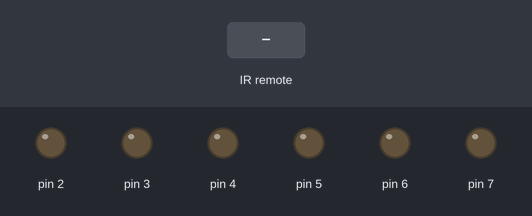
A sketch run on a simulated Arduino Uno, built with avr-gcc and run on an emulated ATmega328P. Shown: output pins drawn as LEDs (lit = HIGH). The inputs (shaded band) are chosen by the test bench.

Above: at 1.2 s.
1.3 s: infrared code 0x810 received
At 2.1 s:
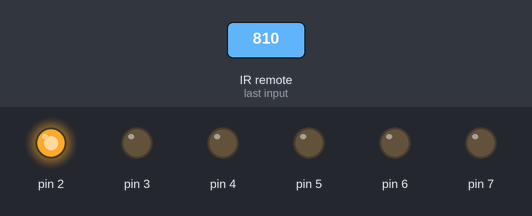
3.8 s: infrared code 0x410 received
At 4.4 s:
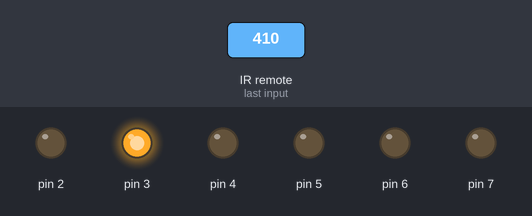
6.3 s: infrared code 0xC10 received
At 7.1 s:
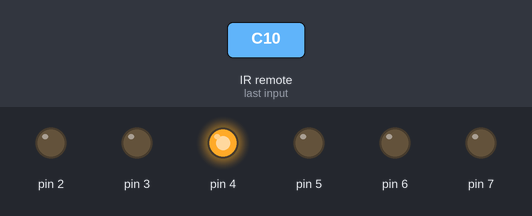
8.8 s: infrared code 0x210 received
At 9.4 s:
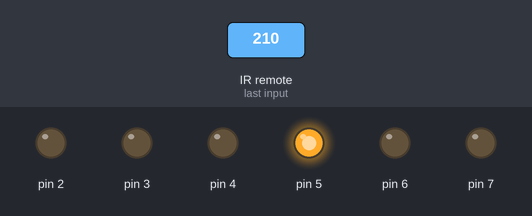
11.3 s: infrared code 0xA10 received
At 12.1 s:
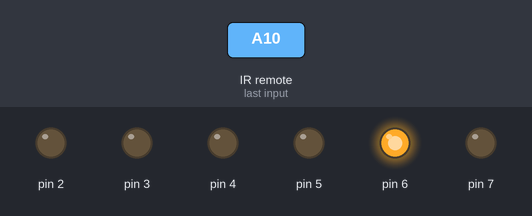
13.8 s: infrared code 0x610 received
At 14.4 s:
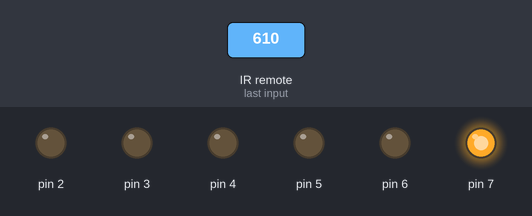
Timing chart, 0 to 16.8 s (numbered marks = the images above; inputs shaded):
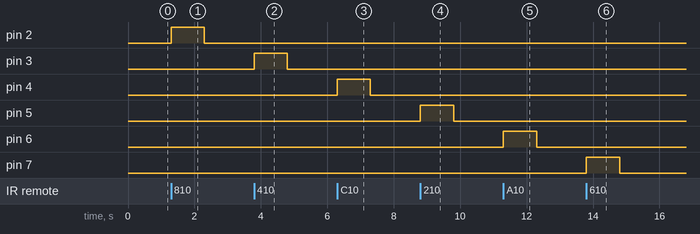

Measured:
- after the input at 1.3 s, pin 2: LOW → HIGH at once, → LOW 1.0 s later
- after the input at 3.8 s, pin 3: LOW → HIGH at once, → LOW 1.0 s later
- after the input at 6.3 s, pin 4: LOW → HIGH at once, → LOW 1.0 s later
- after the input at 8.8 s, pin 5: LOW → HIGH at once, → LOW 1.0 s later
- after the input at 11.3 s, pin 6: LOW → HIGH at once, → LOW 1.0 s later
- after the input at 13.8 s, pin 7: LOW → HIGH at once, → LOW 1.0 s later

The sketch:

ir_remote_controlled_arduino.ino
```cpp
// Project 50 – Creating an IR Remote Control Arduino
int receiverpin = 11; // pin 1 of IR receiver to Arduino digital pin 11
#include <IRremote.h>
IRrecv irrecv(receiverpin); // create instance of irrecv
decode_results results;
void setup()
{
  irrecv.enableIRIn(); // start the receiver
  for (int z = 2 ; z < 8 ; z++) // set up digital pins
  {
    pinMode(z, OUTPUT);
  }
}
void translateIR()
// takes action based on IR code received
// uses Sony IR codes
{
  switch (results.value)
  {
    case 0x810: pinOn(2); break; // 2
    case 0x410: pinOn(3); break; // 3
    case 0xC10: pinOn(4); break; // 4
    case 0x210: pinOn(5); break; // 5
    case 0xA10: pinOn(6); break; // 6
    case 0x610: pinOn(7); break; // 7
  }
}
void pinOn(int pin) // turns on digital pin "pin" for 1 second
{
  digitalWrite(pin, HIGH);
  delay(1000);
  digitalWrite(pin, LOW);
}
void loop()
{
  if (irrecv.decode(&results)) // have we received an IR signal?
  {
    translateIR();
    for (int z = 0 ; z < 2 ; z++) // ignore the 2nd and 3rd repeated codes
    {
      irrecv.resume(); // receive the next value
    }
  }
}
```
